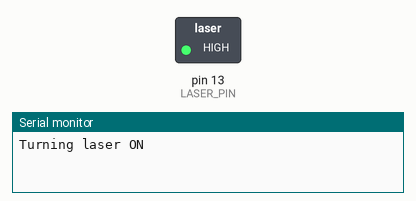
A sketch run on a simulated Arduino Uno, built with avr-gcc and run on an emulated ATmega328P. Parts: switched loads named in the sketch (green lamp = pin HIGH), the last lines printed to the serial monitor.

Above: at 1.5 s.
At 4.5 s:
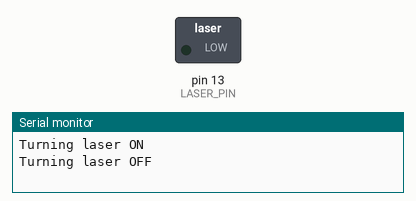
Timing chart, 0 to 7.8 s (numbered marks = the images above):
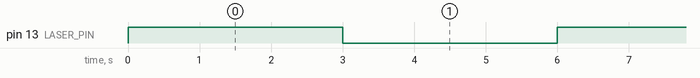

The sketch:

laser.ino
```cpp
// (licence header left out)
#define LASER_PIN 13

void setup()
{
  pinMode(LASER_PIN, OUTPUT);

  Serial.begin(115200);
}

void loop()
{
  Serial.println("Turning laser ON");
  digitalWrite(LASER_PIN, HIGH);
  delay(3000); // Wait three seconds

  Serial.println("Turning laser OFF");
  digitalWrite(LASER_PIN, LOW);
  delay(3000); // Wait three seconds

}
```

Measured:
- by itself, pin 13 (LASER_PIN): alternates HIGH for 3.0 s and LOW for 3.0 s
